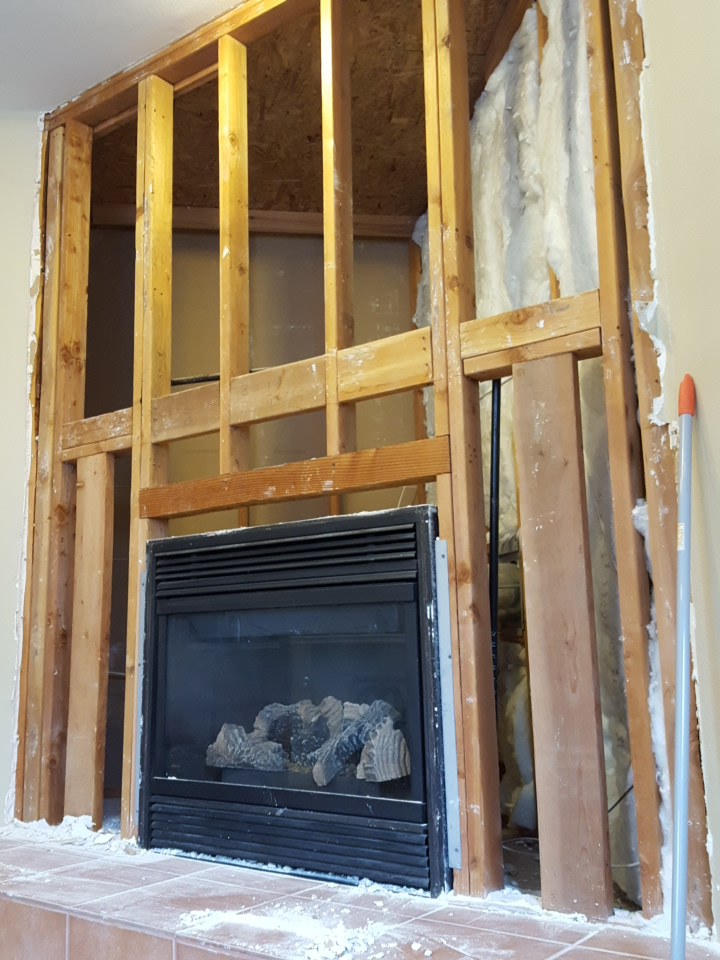
//> input picture IMG.jpg, 720 x 960 px
$ ./hcd IMG.jpg 100   (built with g++ and OpenCV 4)
//> lines starting //> are read from the running program, lines starting //| are printed output that depends on the picture
#include <opencv2/opencv.hpp>
#include <iostream>
#include <vector>
#include <cmath>

using namespace std;
using namespace cv;

// load image and convert to gray matrix of doubles
Mat loadAndConvertToGray(const char *imagePath)
{
//> called with imagePath = "IMG.jpg"
    Mat img = imread(imagePath, IMREAD_COLOR);
//> img is the input picture: 960 rows x 720 cols, CV_8UC3; mean B, G, R 111.7, 130.7, 144.8
    if (img.empty())
    {
        cerr << "Could not open or find the image" << endl;
        exit(-1);
    }

    Mat gray;
    cvtColor(img, gray, COLOR_BGR2GRAY);
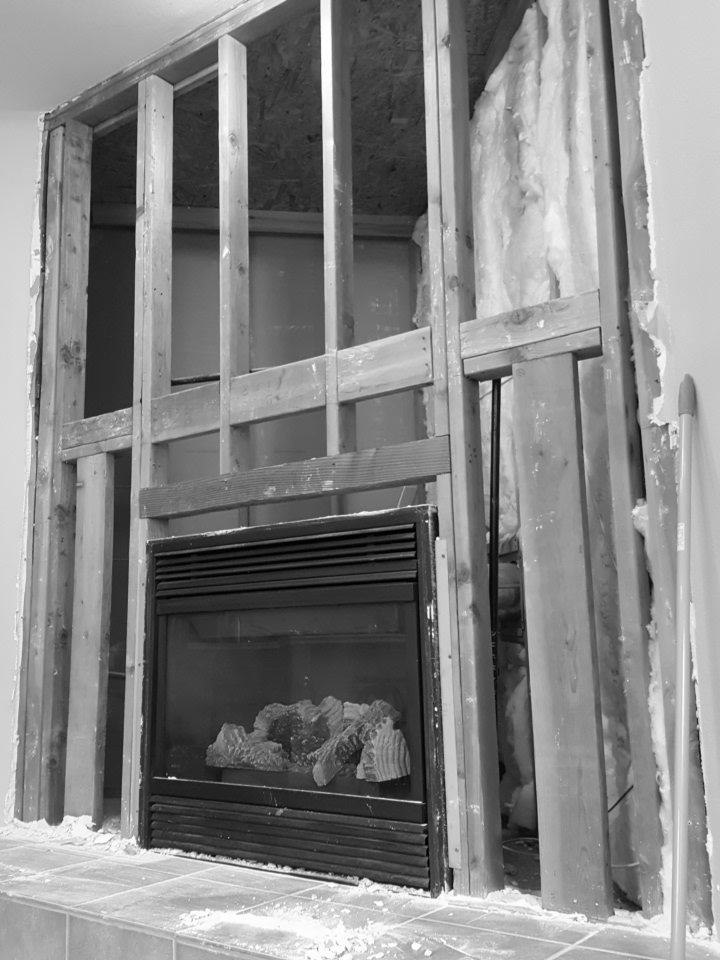
//> gray: 960 rows x 720 cols, CV_8UC1; min 0, max 255, mean 132.7
    gray.convertTo(gray, CV_64F);
//> gray: 960 rows x 720 cols, CV_64FC1
    return gray;
}

// calculates gradient, crops by 1 pixel then goes through 3x3 matrix to get convolution
Mat calculateGradient(const Mat &src, const vector<vector<double>> &kernel)
{
    // matrix the same size as image
    Mat grad = Mat::zeros(src.size(), CV_64F);
    double sum;
    for (int i = 1; i < src.rows - 1; i++)
    {
        for (int j = 1; j < src.cols - 1; j++)
        {
            // get convolution of image at (i, j) and kernel
            sum = 0.0;
            for (int k = -1; k <= 1; k++)
            {
                for (int l = -1; l <= 1; l++)
                {
                    sum += src.at<double>(i + k, j + l) * kernel[k + 1][l + 1];
                }
            }
            grad.at<double>(i, j) = sum;
        }
    }
    return grad;
}

// guassian blur to smoth products
Mat applyGaussian(const Mat &src, int ksize, double sigma)
{
    Mat dst;
    GaussianBlur(src, dst, Size(ksize, ksize), sigma);
    return dst;
}

// returns matrix of harris responses(corner value)
Mat computeHarrisResponse(const Mat &gradXX, const Mat &gradYY, const Mat &gradXY, double k)
{
    Mat response = Mat::zeros(gradXX.size(), CV_64F);
    for (int i = 0; i < gradXX.rows; i++)
    {
        for (int j = 0; j < gradXX.cols; j++)
        {
            double xx = gradXX.at<double>(i, j);
            double yy = gradYY.at<double>(i, j);
            double xy = gradXY.at<double>(i, j);
            double det = xx * yy - xy * xy;
            double trace = xx + yy;
            response.at<double>(i, j) = det - k * trace * trace;
        }
    }
    return response;
}

// put a circle around each response greater than threshold
void markCorners(Mat &img, const Mat &response, double threshold)
{
    for (int i = 0; i < response.rows; i++)
    {
        for (int j = 0; j < response.cols; j++)
        {
            if (response.at<double>(i, j) > threshold)
            {
                circle(img, Point(j, i), 5, Scalar(0, 0, 255), 1);
            }
        }
    }
}

int main(int argc, char **argv)
{
    // check arguments and load image
    if (argc != 3)
    {
        std::cerr << "Usage: " << argv[0] << " <image_path>" << " <threshold>" << std::endl;
        return -1;
    }

    double threshold = atof(argv[2]);

    // matrix of intensity (gray scale)
    Mat gray = loadAndConvertToGray(argv[1]);

    // sobel kernel in the x direction
    vector<vector<double>> skx = {
        {-1.0, 0.0, 1.0},
        {-2.0, 0.0, 2.0},
        {-1.0, 0.0, 1.0}};

    // sobel kernel in the y direction
    vector<vector<double>> sky = {
        {-1.0, -2.0, -1.0},
        {0.0, 0.0, 0.0},
        {1.0, 2.0, 1.0}};

    // gets gradient for each pixel in x and y directions
    Mat gradX = calculateGradient(gray, skx);
//> the loop in calculateGradient, `for (int i = 1; i < src.rows - 1; i++)` made 958 passes
//> sum on passes 1 to 3: 4, 4, 5
//> after the loop in calculateGradient, `for (int i = 1; i < src.rows - 1; i++)`:
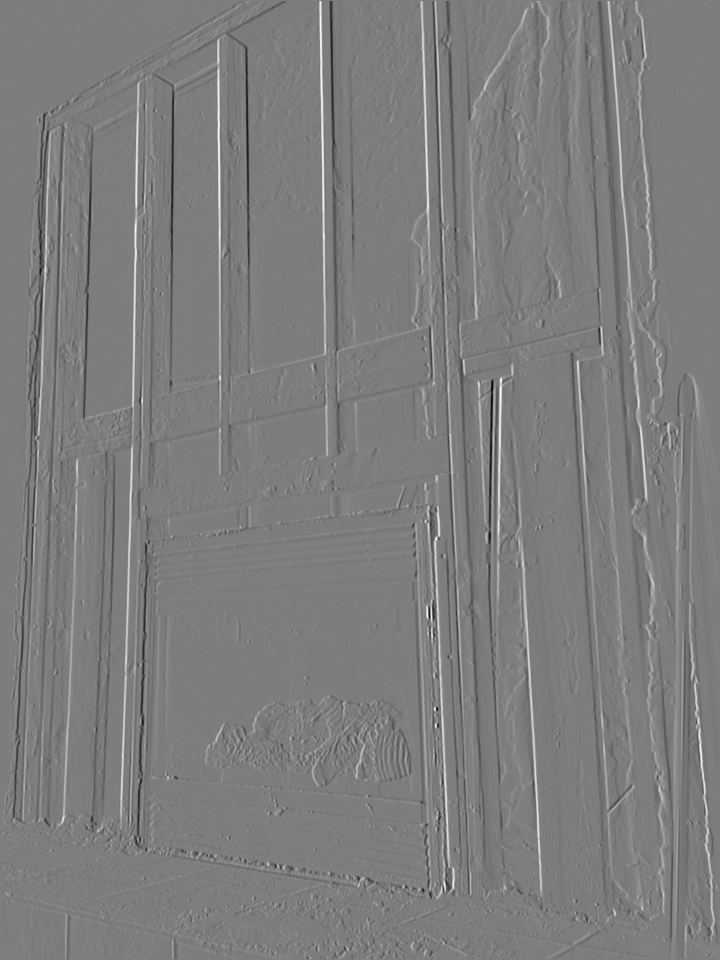
//> grad: 960 rows x 720 cols, CV_64FC1; min -752, max 775, mean 0; drawn with min black and max white
//> after the loop in calculateGradient, `for (int i = 1; i < src.rows - 1; i++)`: sum = 11
    Mat gradY = calculateGradient(gray, sky);
//> the loop in calculateGradient (call 2), `for (int i = 1; i < src.rows - 1; i++)` made 958 passes
//> sum on passes 1 to 3: -6, 0, 11
//> after the loop in calculateGradient (call 2), `for (int i = 1; i < src.rows - 1; i++)`:
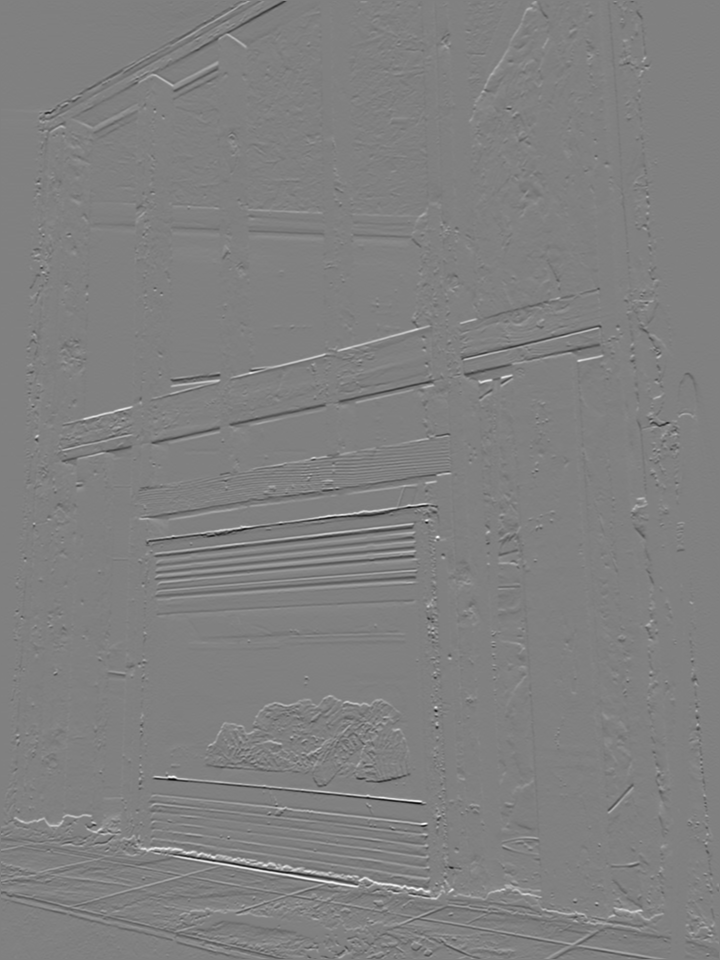
//> grad: 960 rows x 720 cols, CV_64FC1; min -763, max 751, mean 0.3; drawn with min black and max white
//> after the loop in calculateGradient (call 2), `for (int i = 1; i < src.rows - 1; i++)`: sum = -23

    // use gradients to get gradient matrix for image
    Mat gradXX = gradX.mul(gradX);
    Mat gradYY = gradY.mul(gradY);
    Mat gradXY = gradX.mul(gradY);

    // gradients with guassian filter for image
    Mat gaussXX = applyGaussian(gradXX, 3, 1.5);
    Mat gaussYY = applyGaussian(gradYY, 3, 1.5);
    Mat gaussXY = applyGaussian(gradXY, 3, 1.5);

    // matrix of harris responses using guassian filtered matrixes
    Mat harrisResponse = computeHarrisResponse(gaussXX, gaussYY, gaussXY, 0.05);
//> after the loop in computeHarrisResponse, `for (int i = 0; i < gradXX.rows; i++)`:
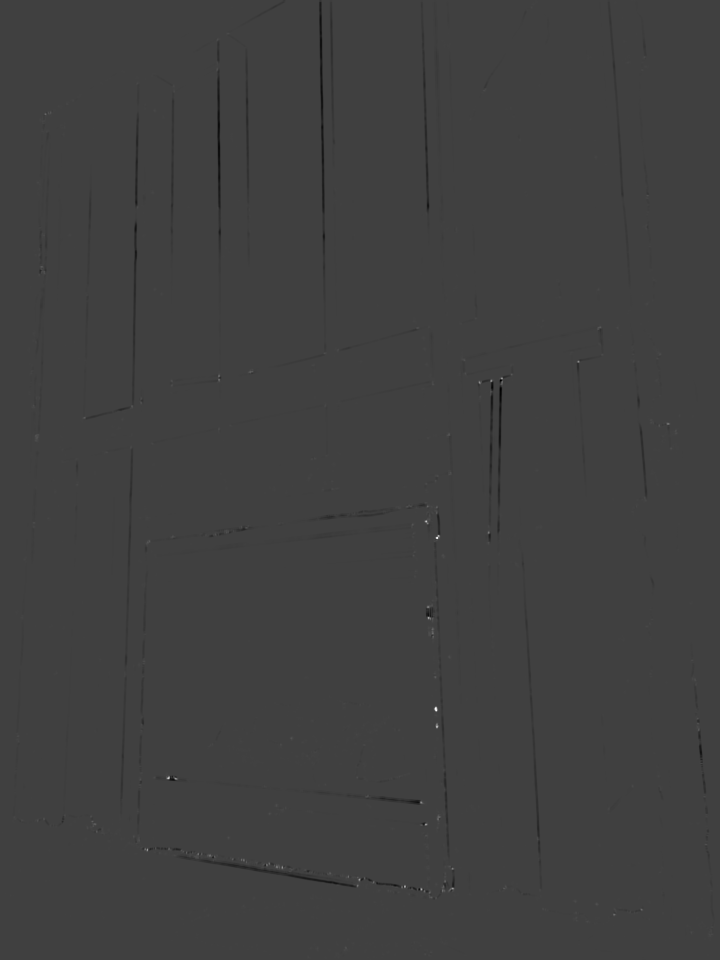
//> response: 960 rows x 720 cols, CV_64FC1; min -5.71e+09, max 1.68e+10, mean -23396011.8; drawn with min black and max white

    // get regular image and overlay circles around corners
    Mat img = imread(argv[1], IMREAD_COLOR);
    markCorners(img, harrisResponse, threshold);
//> after the loop in markCorners, `for (int i = 0; i < response.rows; i++)`:
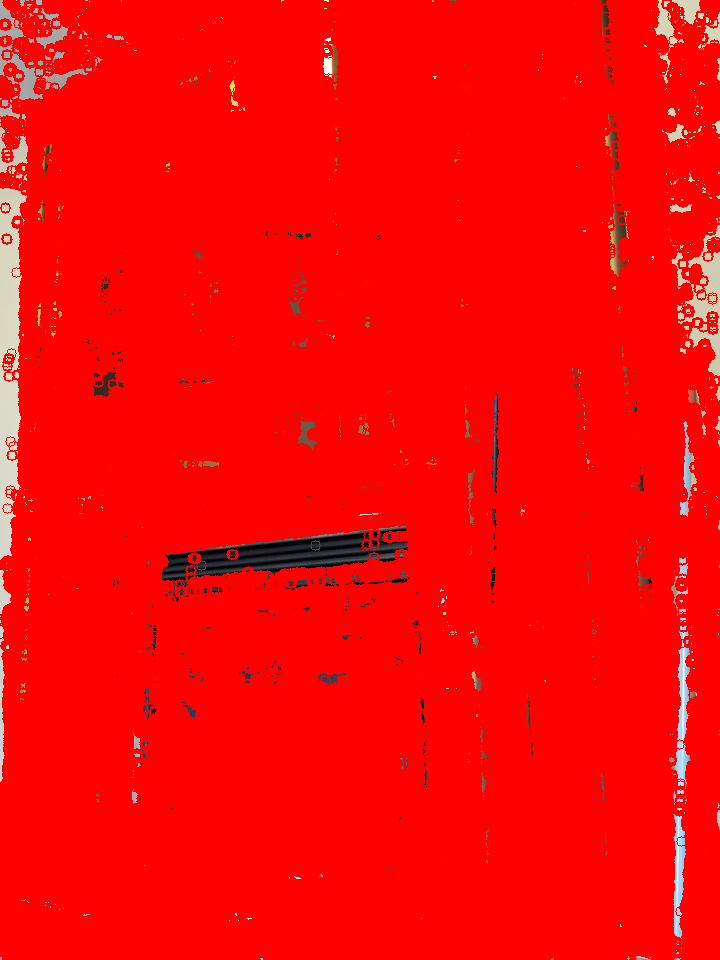
//> img: 960 rows x 720 cols, CV_8UC3; mean B, G, R 6.4, 6.8, 249.7

    // display the image with marked corners and resize the window
    Size windowSize(1000, 860);
    Mat resizedImg;
    resize(img, resizedImg, windowSize);
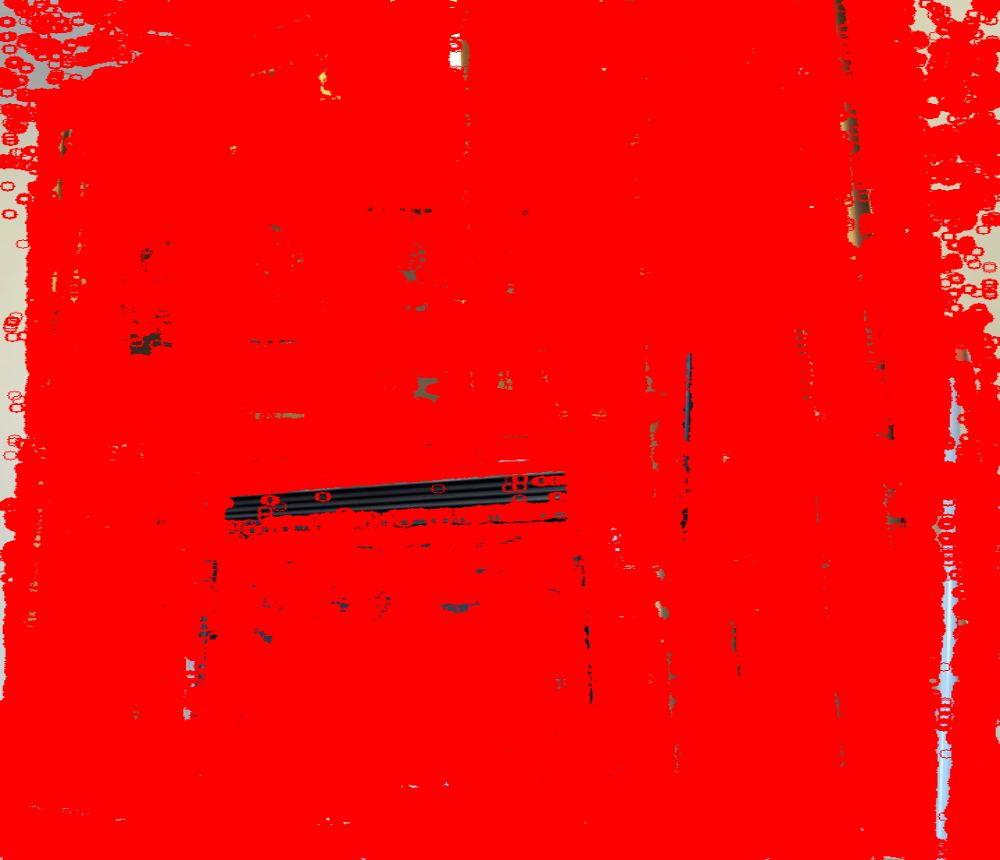
//> resizedImg: 860 rows x 1000 cols, CV_8UC3; mean B, G, R 6.4, 6.8, 249.6
    cv::imshow("Corners", resizedImg);
    cv::waitKey(0);

    return 0;
}

$ run again, on test2.jpg
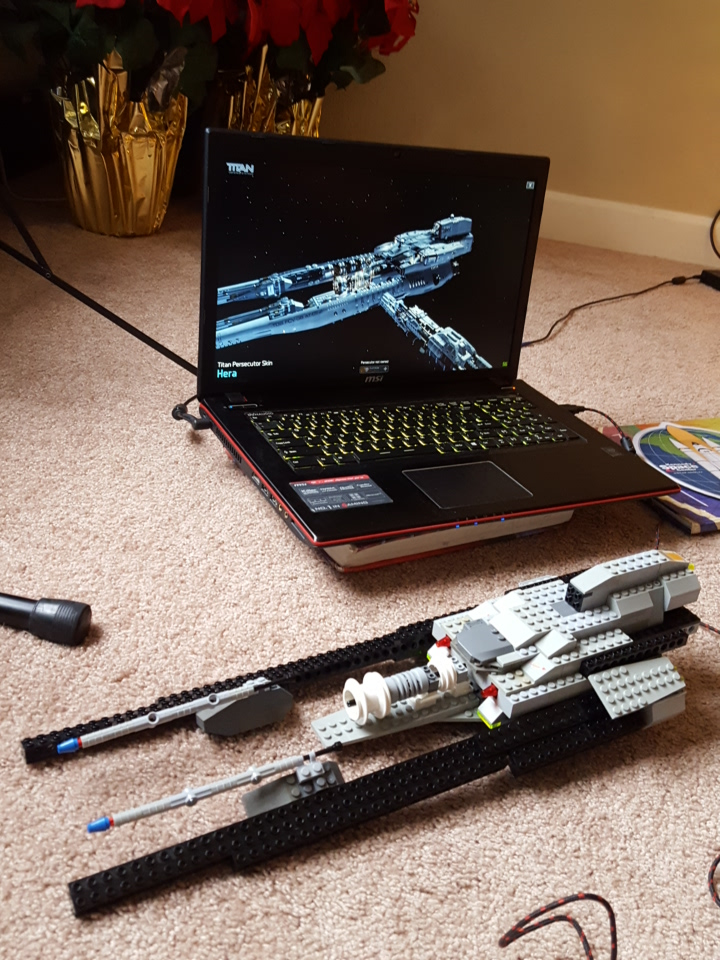
//> input picture test2.jpg, 720 x 960 px
//> in loadAndConvertToGray, img is the input picture: 960 rows x 720 cols, CV_8UC3; mean B, G, R 90.9, 102.8, 121.5
//> the loop in calculateGradient, `for (int i = 1; i < src.rows - 1; i++)` made 958 passes
//> sum on passes 1 to 3: 1, 2, 1
//> after the loop in calculateGradient, `for (int i = 1; i < src.rows - 1; i++)`: sum = -21
//> the loop in calculateGradient (call 2), `for (int i = 1; i < src.rows - 1; i++)` made 958 passes
//> sum on passes 1 to 3: -1, -4, -3
//> after the loop in calculateGradient (call 2), `for (int i = 1; i < src.rows - 1; i++)`:
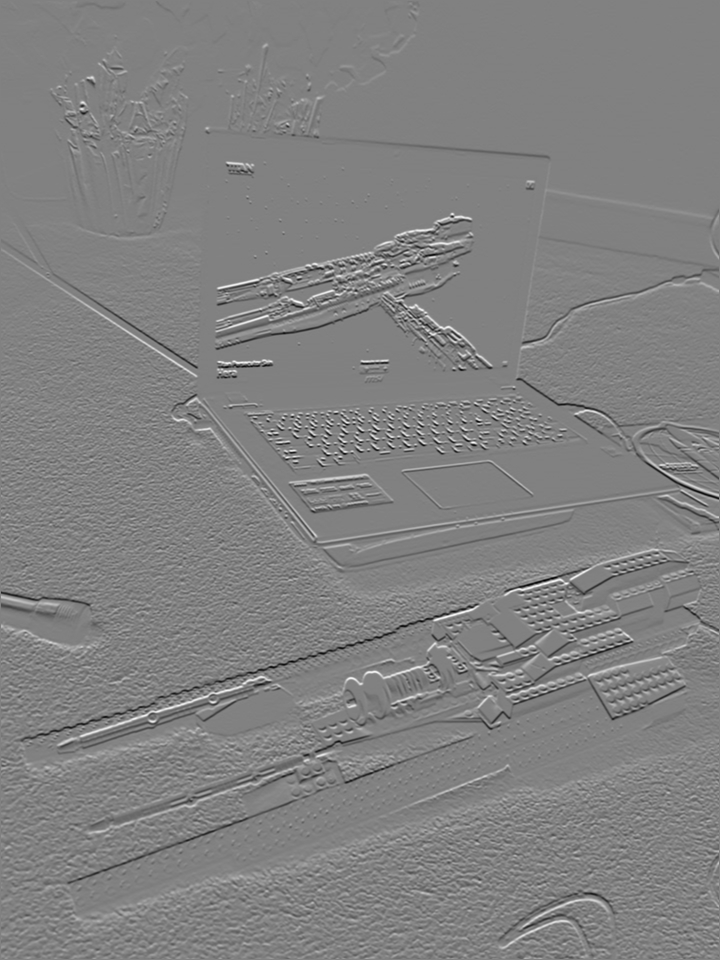
//> grad: 960 rows x 720 cols, CV_64FC1; min -878, max 854, mean 1.1; drawn with min black and max white
//> after the loop in calculateGradient (call 2), `for (int i = 1; i < src.rows - 1; i++)`: sum = -25
//> `resize(img, resizedImg, windowSize);`:
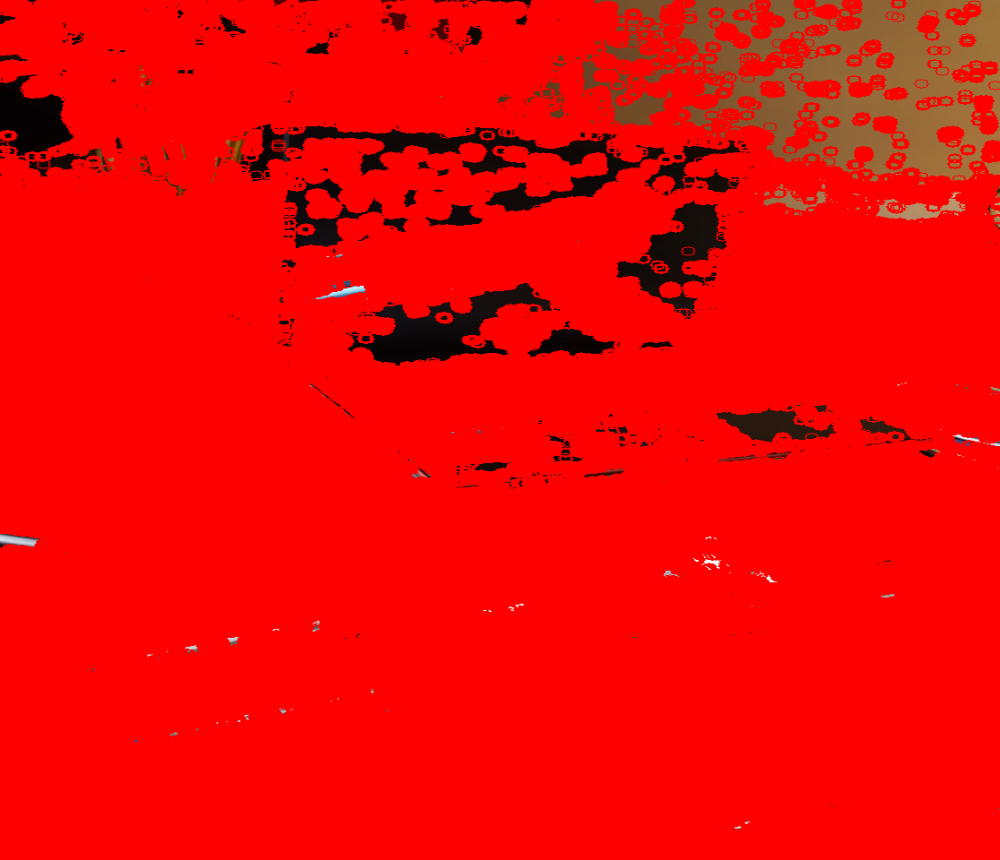
//> resizedImg: 860 rows x 1000 cols, CV_8UC3; mean B, G, R 3.3, 5.4, 239.1
